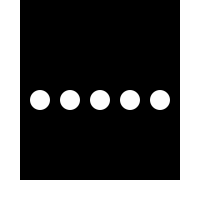
Frame 1 (no input)
Frame 60 (the mouse pressed at the canvas centre just before this capture): identical to frame 1, image omitted
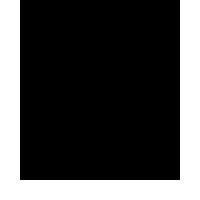
Frame 120 (the mouse held since frame 60 and released just before this capture)

The Processing sketch that drew these frames (run headless with seeded random() and noise(); from frame 60 on, the mouse is pressed at the canvas centre):

// Processing sketch: processing_91763
// ── processing_91763.pde

int [] pos = {40, 70, 100, 130, 160};
 
void setup ()
{
  size (200, 200);
}

void draw()
{
  background(0,0,0);
  noStroke();
  rect(0,180,200,20);
  rect(0,0,20,180);
  rect(180,0,20,180);
   if ((mouseX > width-20 || mouseX < 20)||(mouseY > height - 20))
   {
    for (int i = 0; i < pos.length; i ++)
    {
     fill(255);
     ellipse (pos[i], 100, 20, 20);
    }
  }
}
